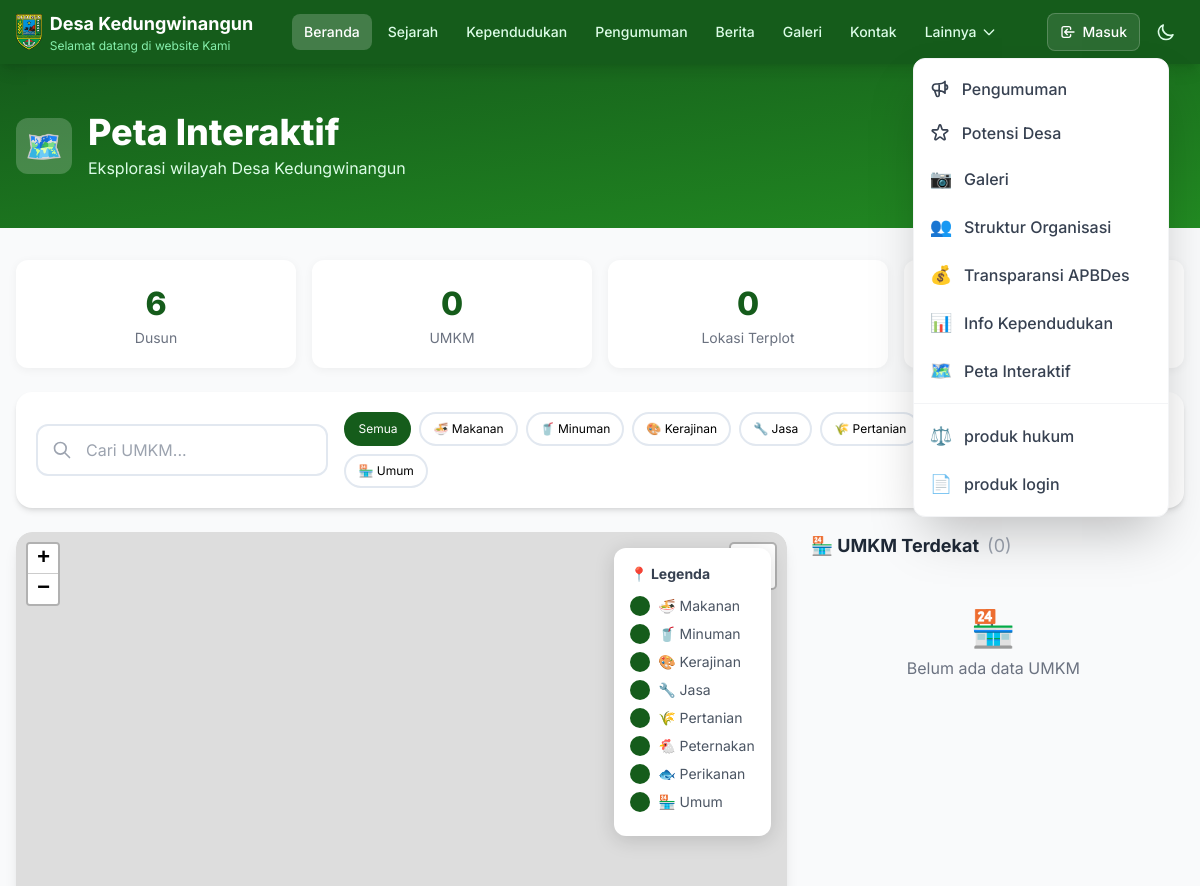
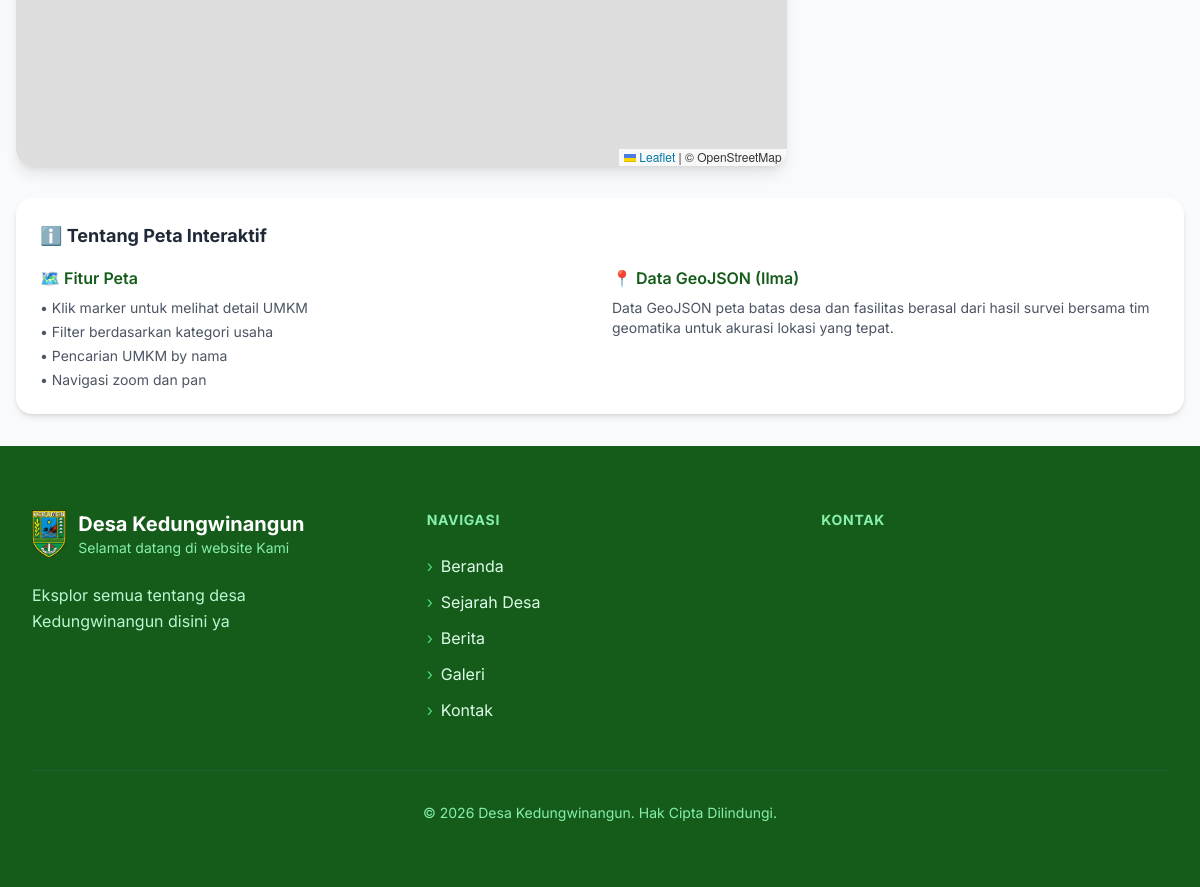
Before: /peta-interaktif with the older database file (2 pictures, top to bottom).
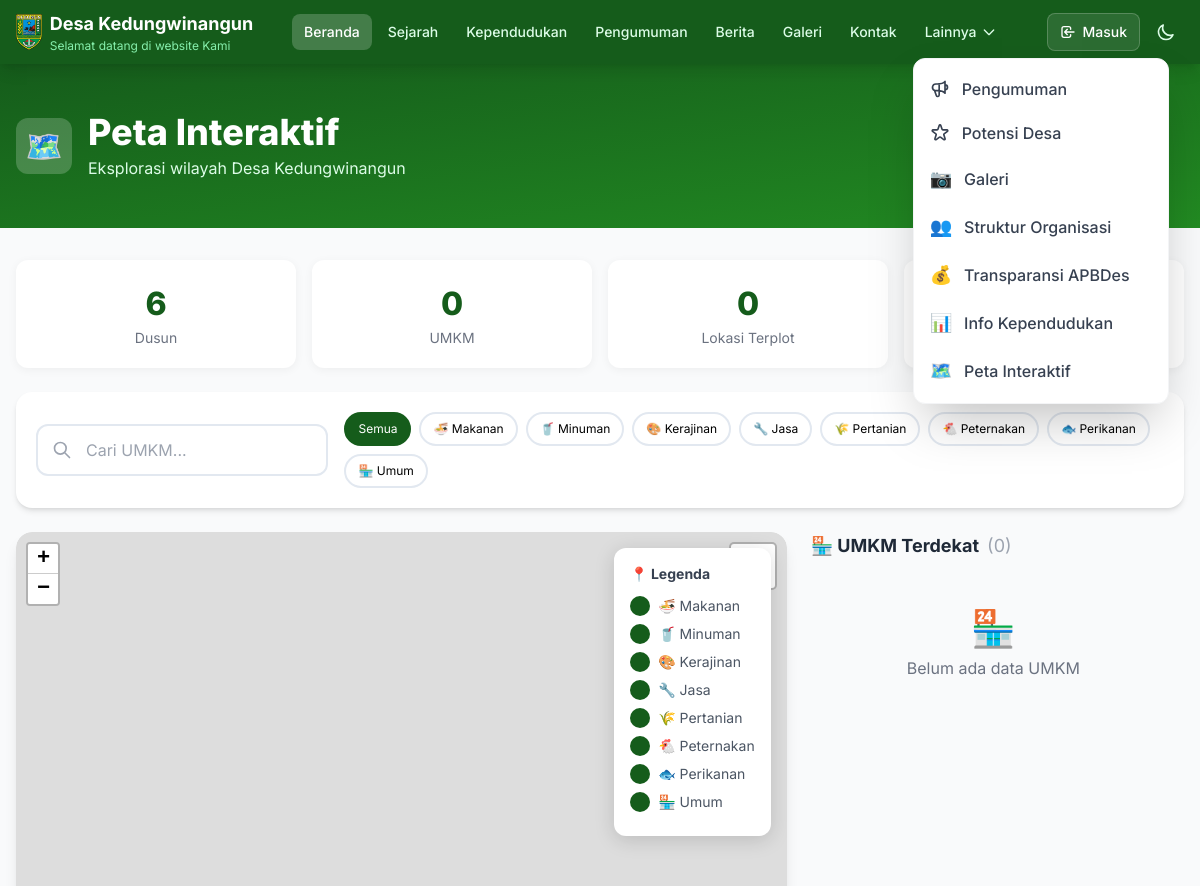
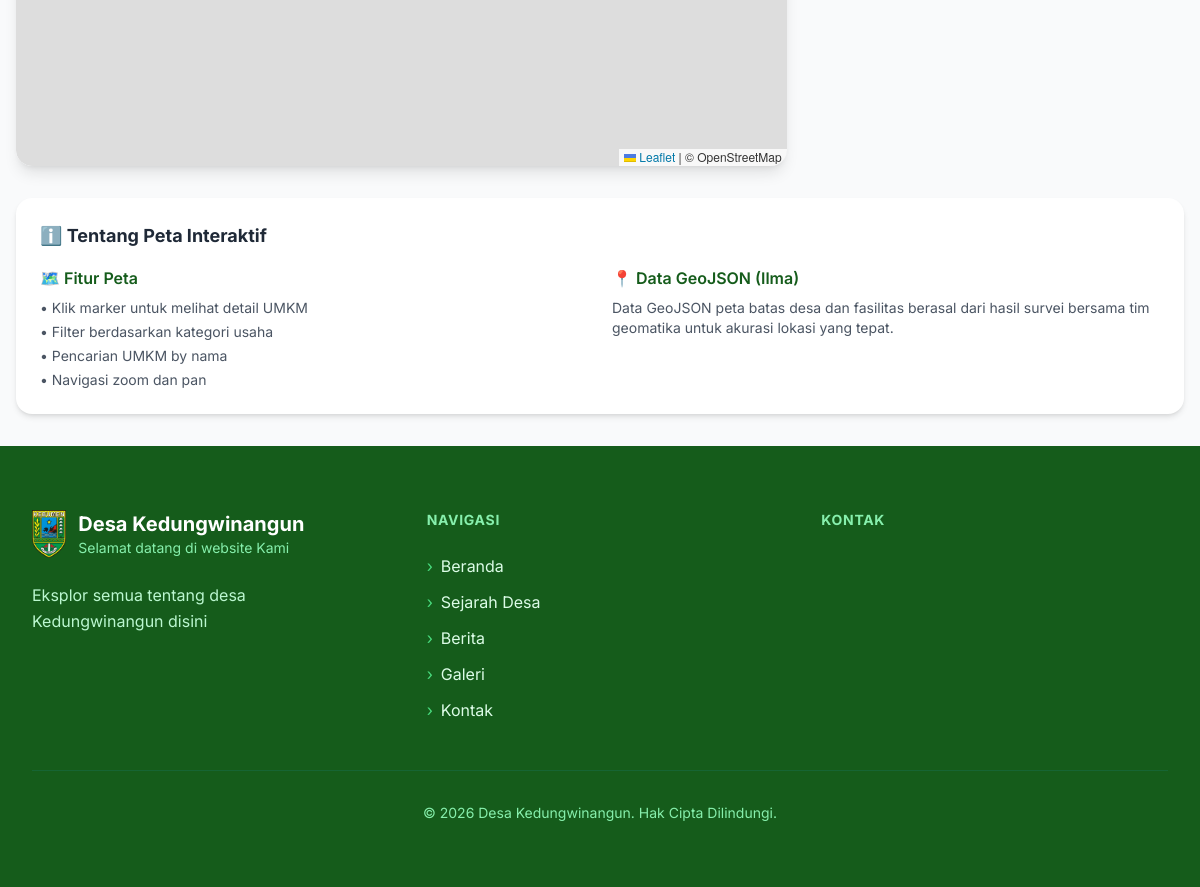
After: the same page with the newer database file (2 pictures, top to bottom).
### tables this page shows
CREATE TABLE pages (
                id INTEGER PRIMARY KEY AUTOINCREMENT,
                title TEXT NOT NULL,
                slug TEXT UNIQUE NOT NULL,
                content TEXT,
                icon TEXT DEFAULT '📄',
                order_num INTEGER DEFAULT 0,
                active INTEGER DEFAULT 1,
                created_at TIMESTAMP DEFAULT CURRENT_TIMESTAMP,
                updated_at TIMESTAMP DEFAULT CURRENT_TIMESTAMP
            );

CREATE TABLE config (
                key TEXT PRIMARY KEY,
                value TEXT
            );

### routes/public.py (the view)
@public_bp.route("/peta-interaktif")
def peta_interaktif():
    from datetime import datetime
    try:
        from models import get_all_pages, get_all_umkm
        desa_info = get_desa_info_with_maps()
        custom_pages = get_all_pages()
        umkm_list = get_all_umkm(aktif=1)
        umkm_geojson = get_umkm_for_geojson(aktif=1)
        kategori_labels = {
            'makanan': '🍜 Makanan',
            'minuman': '🥤 Minuman',
            'kerajinan': '🎨 Kerajinan',
            'jasa': '🔧 Jasa',
            'pertanian': '🌾 Pertanian',
            'peternakan': '🐔 Peternakan',
            'perikanan': '🐟 Perikanan',
            'umum': '🏪 Umum',
        }
        return render_template(
            "peta_interaktif.html",
            page={"title": "Peta Interaktif"},
            desa=desa_info,
            nav_links=NAV_LINKS,
            tahun=datetime.now().year,
            site_name=desa_info['nama'],
            site_tagline=desa_info['tagline'],
            site_description=desa_info['deskripsi'],
            custom_pages=custom_pages,
            umkm_list=umkm_list,
            umkm_geojson=umkm_geojson,
            kategori_labels=kategori_labels,
        )
    except Exception as e:
        logger.error(f"Error loading peta interaktif page: {str(e)}")
        flash('Terjadi kesalahan saat memuat halaman peta', 'error')
        return redirect(url_for('public.index'))

### app.py (called while the page is built)
@app.context_processor
def inject_openrouter_key():
    return {
        'openrouter_api_key': environ.get('OPENROUTER_API_KEY', '')
    }

@app.context_processor
def inject_custom_pages():
    from models import get_all_pages
    return {'custom_pages_nav': get_all_pages()}

### models.py (called while the page is built)
def get_db_connection():
    conn = sqlite3.connect(Config.DB_NAME)
    conn.row_factory = sqlite3.Row
    return conn

def get_config(key, default=None):
    try:
        conn = get_db_connection()
        cursor = conn.cursor()
        cursor.execute('SELECT value FROM config WHERE key = ?', (key,))
        row = cursor.fetchone()
        conn.close()
        return row['value'] if row else (default if default is not None else DEFAULT_CONFIG.get(key, ''))
    except Exception as e:
        logger.error(f"Error getting config '{key}': {str(e)}")
        return default if default is not None else DEFAULT_CONFIG.get(key, '')

### routes/public.py (called while the page is built)
def get_desa_info_with_maps():
    info = get_desa_info()
    info['maps_embed_url'] = MAPS_EMBED_URL
    info['dusun'] = DUSUN_DATA
    return info

### templates/peta_interaktif.html (shortened to what the changed rows need)
<!DOCTYPE html>
<html lang="id">
<head>
    <link rel="stylesheet" href="https://unpkg.com/leaflet@1.9.4/dist/leaflet.css" />
    <script src="https://cdn.tailwindcss.com"></script>
</head>
<body class="bg-gray-50">
    {% include 'partials/navbar.html' %}
    <section class="bg-gradient-to-br from-[#155C1B] to-[#228B22] text-white py-10 md:py-12">
        <div class="max-w-7xl mx-auto px-4">
            <div class="flex items-center gap-4">
                <div>
                    <h1 class="text-3xl md:text-4xl font-extrabold">Peta Interaktif</h1>
                </div>
            </div>
        </div>
    </section>
    <main class="max-w-7xl mx-auto px-4 py-8">
        <div class="bg-white rounded-2xl p-5 shadow-md mb-6">
            <div class="flex flex-col md:flex-row gap-4 items-center justify-between">
                <div class="flex flex-wrap gap-2">
                    <button onclick="filterUMKM('all')" class="category-btn active" id="btn-all">Semua</button>
                    {% for key, label in kategori_labels.items() %}
                    <button onclick="filterUMKM('{{ key }}')" class="category-btn" id="btn-{{ key }}">{{ label }}</button>
                    {% endfor %}
                </div>
            </div>
        </div>
        <div class="grid lg:grid-cols-3 gap-6">
            <div class="lg:col-span-2">
                <div class="relative rounded-2xl overflow-hidden shadow-lg">
                    <div class="absolute top-4 right-4 z-[1000] legend max-w-[200px]" id="legend">
                        {% for key, label in kategori_labels.items() %}
                        <div class="legend-item">
                            <div class="legend-color" style="background: #155C1B;"></div>
                            <span class="text-sm text-gray-600">{{ label }}</span>
                        </div>
                        {% endfor %}
                    </div>
                </div>
            </div>
        </div>
    </main>
    {% include 'partials/footer.html' %}
</body>
</html>

### templates/partials/navbar.html (shortened to what the changed rows need)
<nav class="bg-[#155C1B] sticky top-0 z-50 shadow-lg">
    <div class="max-w-7xl mx-auto px-4">
        <div class="flex items-center justify-between h-14 md:h-16">
            <div class="hidden lg:flex items-center gap-1">
                {% for link in nav_links %}
                <a href="{{ link.href }}" class="px-3 py-2 rounded-lg text-sm font-medium transition-colors
                       {% if link.active %}bg-white/20 text-white{% else %}text-green-100 hover:bg-white/10 hover:text-white{% endif %}">
                    {{ link.label }}
                </a>
                {% endfor %}
                <div class="relative" x-data="{ open: false }">
                    <button @click="open = !open" @click.away="open = false"
                            class="px-3 py-2 rounded-lg text-sm font-medium transition-colors flex items-center gap-1 text-green-100 hover:bg-white/10 hover:text-white">
                    </button>
                    <div x-show="open" x-transition:enter="transition ease-out duration-200" x-transition:enter-start="opacity-0 scale-95" x-transition:enter-end="opacity-100 scale-100"
                         x-transition:leave="transition ease-in duration-150" x-transition:leave-start="opacity-100 scale-100" x-transition:leave-end="opacity-0 scale-95"
                         class="absolute left-0 mt-2 w-64 bg-white rounded-xl shadow-2xl border border-gray-100 overflow-hidden z-50">
                        <div class="py-2">
                            {% if custom_pages %}
                            <div class="border-t border-gray-100 mt-2 pt-2">
                                {% for p in custom_pages %}
                                <a href="{{ url_for('public.view_page', slug=p['slug']) }}" class="flex items-center gap-3 px-4 py-2.5 text-gray-700 hover:bg-gray-50 transition-colors">
                                    <span class="text-lg">{{ p['icon'] }}</span>
                                    <span class="font-medium">{{ p['title'] }}</span>
                                </a>
                                {% endfor %}
                            </div>
                            {% endif %}
                        </div>
                    </div>
                </div>
            </div>
        </div>
    </div>
</nav>

### templates/partials/footer.html (shortened to what this page needs)
<footer class="bg-[#155C1B] text-white">
    <div class="max-w-7xl mx-auto px-4 sm:px-6 lg:px-8 py-16">
        <div class="grid grid-cols-1 md:grid-cols-3 gap-12">
            <div class="reveal-footer">
                <a href="{{ url_for('public.index') }}" class="flex items-center gap-3 mb-6 group">
                    <img src="{{ url_for('static', filename='images/kebumen.png') }}" alt="Logo" class="h-12 w-auto transition-transform duration-300 group-hover:scale-105">
                    <div>
                        <h3 class="font-bold text-xl">{{ site_name or 'Desa' }}</h3>
                        <p class="text-green-300 text-sm">{{ site_tagline or '' }}</p>
                    </div>
                </a>
                <p class="text-green-200 leading-relaxed mb-6">{{ site_description or '' }}</p>
            </div>
            <div class="reveal-footer" style="transition-delay: 0.1s;">
                <h4 class="font-bold text-lg mb-6 text-green-300 uppercase tracking-wider text-sm">Navigasi</h4>
                <ul class="space-y-3">
                    <li>
                        <a href="{{ url_for('public.index') }}" class="text-green-100 hover:text-white transition-colors duration-200 flex items-center gap-2 group">
                            <span class="text-green-400 group-hover:translate-x-1 transition-transform duration-200">›</span>
                            Beranda
                        </a>
                    </li>
                    <li>
                        <a href="{{ url_for('public.sejarah') }}" class="text-green-100 hover:text-white transition-colors duration-200 flex items-center gap-2 group">
                            <span class="text-green-400 group-hover:translate-x-1 transition-transform duration-200">›</span>
                            Sejarah Desa
                        </a>
                    </li>
                    <li>
                        <a href="{{ url_for('public.berita') }}" class="text-green-100 hover:text-white transition-colors duration-200 flex items-center gap-2 group">
                            <span class="text-green-400 group-hover:translate-x-1 transition-transform duration-200">›</span>
                            Berita
                        </a>
                    </li>
                    <li>
                        <a href="{{ url_for('public.galeri') }}" class="text-green-100 hover:text-white transition-colors duration-200 flex items-center gap-2 group">
                            <span class="text-green-400 group-hover:translate-x-1 transition-transform duration-200">›</span>
                            Galeri
                        </a>
                    </li>
                    <li>
                        <a href="{{ url_for('public.kontak') }}" class="text-green-100 hover:text-white transition-colors duration-200 flex items-center gap-2 group">
                            <span class="text-green-400 group-hover:translate-x-1 transition-transform duration-200">›</span>
                            Kontak
                        </a>
                    </li>
                </ul>
            </div>
            <div class="reveal-footer" style="transition-delay: 0.2s;">
                <h4 class="font-bold text-lg mb-6 text-green-300 uppercase tracking-wider text-sm">Kontak</h4>
            </div>
        </div>
        <div class="mt-12 pt-8 border-t border-green-800 text-center">
            <p class="text-green-300 text-sm">© {{ tahun }} {{ site_name or 'Desa' }}. Hak Cipta Dilindungi.</p>
        </div>
    </div>
</footer>

Changed rows visible on the page:
removed pages: icon "⚖️", title "produk hukum"
removed pages: icon "📄", title "produk login"
changed config: value "Eksplor semua tentang desa Kedungwinangun disini ya" → "Eksplor semua tentang desa Kedungwinangun disini"
Other visible differences:
new list line: "🐔 Peternakan"
new list line: "🐟 Perikanan"
